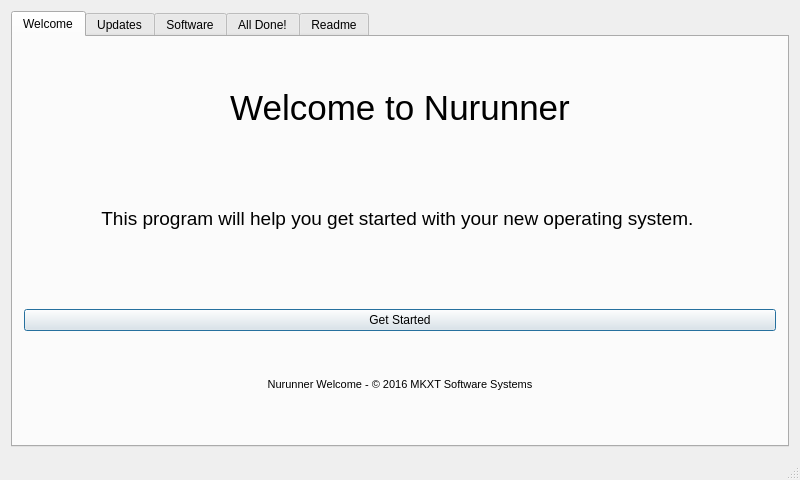
<?xml version="1.0" encoding="UTF-8"?>
<ui version="4.0">
 <class>MainWindow</class>
 <widget class="QMainWindow" name="MainWindow">
  <property name="geometry">
   <rect>
    <x>0</x>
    <y>0</y>
    <width>800</width>
    <height>480</height>
   </rect>
  </property>
  <property name="windowTitle">
   <string>Nurunner Welcome</string>
  </property>
  <widget class="QWidget" name="centralWidget">
   <layout class="QGridLayout" name="gridLayout_2">
    <item row="0" column="0">
     <widget class="QTabWidget" name="tabWidget">
      <property name="tabPosition">
       <enum>QTabWidget::North</enum>
      </property>
      <property name="currentIndex">
       <number>0</number>
      </property>
      <widget class="QWidget" name="tab">
       <attribute name="title">
        <string>Welcome</string>
       </attribute>
       <layout class="QVBoxLayout" name="verticalLayout">
        <item>
         <widget class="QLabel" name="label">
          <property name="sizePolicy">
           <sizepolicy hsizetype="Minimum" vsizetype="Maximum">
            <horstretch>0</horstretch>
            <verstretch>0</verstretch>
           </sizepolicy>
          </property>
          <property name="text">
           <string>&lt;html&gt;&lt;head/&gt;&lt;body&gt;&lt;p align=&quot;center&quot;&gt;&lt;span style=&quot; font-size:26pt;&quot;&gt;Welcome to Nurunner&lt;/span&gt;&lt;/p&gt;&lt;/body&gt;&lt;/html&gt;</string>
          </property>
         </widget>
        </item>
        <item>
         <widget class="QLabel" name="label_2">
          <property name="sizePolicy">
           <sizepolicy hsizetype="Preferred" vsizetype="Maximum">
            <horstretch>0</horstretch>
            <verstretch>0</verstretch>
           </sizepolicy>
          </property>
          <property name="text">
           <string>&lt;html&gt;&lt;head/&gt;&lt;body&gt;&lt;p align=&quot;center&quot;&gt;&lt;span style=&quot; font-size:14pt;&quot;&gt;This program will help you get started with your new operating system. &lt;/span&gt;&lt;/p&gt;&lt;/body&gt;&lt;/html&gt;</string>
          </property>
          <property name="wordWrap">
           <bool>true</bool>
          </property>
         </widget>
        </item>
        <item>
         <widget class="QPushButton" name="pushButton">
          <property name="enabled">
           <bool>true</bool>
          </property>
          <property name="sizePolicy">
           <sizepolicy hsizetype="Preferred" vsizetype="Fixed">
            <horstretch>0</horstretch>
            <verstretch>0</verstretch>
           </sizepolicy>
          </property>
          <property name="autoFillBackground">
           <bool>false</bool>
          </property>
          <property name="text">
           <string>Get Started</string>
          </property>
          <property name="checkable">
           <bool>false</bool>
          </property>
          <property name="autoDefault">
           <bool>false</bool>
          </property>
          <property name="default">
           <bool>true</bool>
          </property>
          <property name="flat">
           <bool>false</bool>
          </property>
         </widget>
        </item>
        <item>
         <widget class="QLabel" name="label_8">
          <property name="sizePolicy">
           <sizepolicy hsizetype="Preferred" vsizetype="Maximum">
            <horstretch>0</horstretch>
            <verstretch>0</verstretch>
           </sizepolicy>
          </property>
          <property name="maximumSize">
           <size>
            <width>16777215</width>
            <height>15</height>
           </size>
          </property>
          <property name="text">
           <string>&lt;html&gt;&lt;head/&gt;&lt;body&gt;&lt;p align=&quot;center&quot;&gt;&lt;span style=&quot; font-size:8pt;&quot;&gt;Nurunner Welcome - © 2016 MKXT Software Systems&lt;/span&gt;&lt;/p&gt;&lt;/body&gt;&lt;/html&gt;</string>
          </property>
         </widget>
        </item>
       </layout>
      </widget>
      <widget class="QWidget" name="tab_2">
       <attribute name="title">
        <string>Updates</string>
       </attribute>
       <layout class="QVBoxLayout" name="verticalLayout_3">
        <item>
         <layout class="QVBoxLayout" name="verticalLayout_2">
          <item>
           <widget class="QLabel" name="label_3">
            <property name="text">
             <string>&lt;html&gt;&lt;head/&gt;&lt;body&gt;&lt;p&gt;&lt;span style=&quot; font-size:12pt;&quot;&gt;Let's update your mirror list and packages. Updating the mirror list will ensure that your update experience is as fast as possible. &lt;/span&gt;&lt;/p&gt;&lt;/body&gt;&lt;/html&gt;</string>
            </property>
            <property name="wordWrap">
             <bool>true</bool>
            </property>
           </widget>
          </item>
         </layout>
        </item>
        <item>
         <layout class="QGridLayout" name="gridLayout_4">
          <item row="0" column="2" colspan="2">
           <spacer name="horizontalSpacer">
            <property name="orientation">
             <enum>Qt::Horizontal</enum>
            </property>
            <property name="sizeHint" stdset="0">
             <size>
              <width>40</width>
              <height>20</height>
             </size>
            </property>
           </spacer>
          </item>
          <item row="2" column="2">
           <spacer name="horizontalSpacer_3">
            <property name="orientation">
             <enum>Qt::Horizontal</enum>
            </property>
            <property name="sizeHint" stdset="0">
             <size>
              <width>40</width>
              <height>20</height>
             </size>
            </property>
           </spacer>
          </item>
          <item row="3" column="0">
           <spacer name="horizontalSpacer_4">
            <property name="orientation">
             <enum>Qt::Horizontal</enum>
            </property>
            <property name="sizeHint" stdset="0">
             <size>
              <width>40</width>
              <height>20</height>
             </size>
            </property>
           </spacer>
          </item>
          <item row="0" column="0">
           <spacer name="horizontalSpacer_2">
            <property name="orientation">
             <enum>Qt::Horizontal</enum>
            </property>
            <property name="sizeHint" stdset="0">
             <size>
              <width>40</width>
              <height>20</height>
             </size>
            </property>
           </spacer>
          </item>
          <item row="2" column="1">
           <widget class="QPushButton" name="softwareUpdateButton">
            <property name="text">
             <string>Update Software</string>
            </property>
           </widget>
          </item>
          <item row="3" column="2">
           <layout class="QHBoxLayout" name="horizontalLayout">
            <item>
             <spacer name="horizontalSpacer_5">
              <property name="orientation">
               <enum>Qt::Horizontal</enum>
              </property>
              <property name="sizeHint" stdset="0">
               <size>
                <width>40</width>
                <height>20</height>
               </size>
              </property>
             </spacer>
            </item>
            <item>
             <widget class="QPushButton" name="gotoIndex2Button">
              <property name="text">
               <string>Next Step!</string>
              </property>
             </widget>
            </item>
           </layout>
          </item>
          <item row="0" column="1">
           <widget class="QPushButton" name="mirrorUpdateButton">
            <property name="text">
             <string>Update Mirrors</string>
            </property>
           </widget>
          </item>
         </layout>
        </item>
       </layout>
      </widget>
      <widget class="QWidget" name="tab_3">
       <attribute name="title">
        <string>Software</string>
       </attribute>
       <layout class="QVBoxLayout" name="verticalLayout_8">
        <item>
         <widget class="QLabel" name="label_7">
          <property name="text">
           <string>&lt;html&gt;&lt;head/&gt;&lt;body&gt;&lt;p&gt;&lt;span style=&quot; font-size:12pt;&quot;&gt;Here you can select any extra software you would like to install. Software here (with the exception of Chromium &amp;amp; Wine) is packaged by the Nurunner team and is delivered via the nurunner-extra repository. &lt;/span&gt;&lt;/p&gt;&lt;/body&gt;&lt;/html&gt;</string>
          </property>
          <property name="wordWrap">
           <bool>true</bool>
          </property>
         </widget>
        </item>
        <item>
         <layout class="QFormLayout" name="formLayout">
          <item row="0" column="0">
           <widget class="QCheckBox" name="chromeCheckbox">
            <property name="text">
             <string>Chromium Web Browser</string>
            </property>
           </widget>
          </item>
          <item row="0" column="1">
           <widget class="QCheckBox" name="chromeWidevineButton">
            <property name="enabled">
             <bool>false</bool>
            </property>
            <property name="sizePolicy">
             <sizepolicy hsizetype="Maximum" vsizetype="Fixed">
              <horstretch>0</horstretch>
              <verstretch>0</verstretch>
             </sizepolicy>
            </property>
            <property name="text">
             <string>Widevine plugin (for DRM video playback)</string>
            </property>
           </widget>
          </item>
          <item row="2" column="0">
           <widget class="QCheckBox" name="dropboxCheckbox">
            <property name="text">
             <string>Dropbox</string>
            </property>
           </widget>
          </item>
          <item row="3" column="0">
           <widget class="QCheckBox" name="megasyncCheckbox">
            <property name="text">
             <string>Megasync</string>
            </property>
           </widget>
          </item>
          <item row="4" column="0">
           <widget class="QCheckBox" name="skypeButton">
            <property name="text">
             <string>Skype for Linux</string>
            </property>
           </widget>
          </item>
          <item row="5" column="0">
           <widget class="QCheckBox" name="vivaldiCheckbox">
            <property name="text">
             <string>Vivaldi Web Browser        </string>
            </property>
           </widget>
          </item>
          <item row="5" column="1">
           <widget class="QCheckBox" name="vivaldiWidevineButton">
            <property name="enabled">
             <bool>false</bool>
            </property>
            <property name="text">
             <string>Widevine plugin</string>
            </property>
           </widget>
          </item>
          <item row="6" column="0">
           <widget class="QCheckBox" name="vscodeButton">
            <property name="text">
             <string>Visual Studio Code</string>
            </property>
           </widget>
          </item>
          <item row="7" column="0">
           <widget class="QCheckBox" name="wineButton">
            <property name="text">
             <string>Wine</string>
            </property>
           </widget>
          </item>
         </layout>
        </item>
        <item>
         <layout class="QHBoxLayout" name="horizontalLayout_13">
          <item>
           <spacer name="horizontalSpacer_6">
            <property name="orientation">
             <enum>Qt::Horizontal</enum>
            </property>
            <property name="sizeHint" stdset="0">
             <size>
              <width>40</width>
              <height>20</height>
             </size>
            </property>
           </spacer>
          </item>
          <item>
           <widget class="QPushButton" name="installSoftwareButton">
            <property name="sizePolicy">
             <sizepolicy hsizetype="Maximum" vsizetype="Fixed">
              <horstretch>0</horstretch>
              <verstretch>0</verstretch>
             </sizepolicy>
            </property>
            <property name="text">
             <string>Install</string>
            </property>
           </widget>
          </item>
          <item>
           <widget class="QPushButton" name="gotoIndex3">
            <property name="text">
             <string>Next</string>
            </property>
           </widget>
          </item>
         </layout>
        </item>
       </layout>
      </widget>
      <widget class="QWidget" name="tab_4">
       <attribute name="title">
        <string>All Done!</string>
       </attribute>
       <layout class="QVBoxLayout" name="verticalLayout_4">
        <item>
         <widget class="QLabel" name="label_5">
          <property name="sizePolicy">
           <sizepolicy hsizetype="Minimum" vsizetype="Maximum">
            <horstretch>0</horstretch>
            <verstretch>0</verstretch>
           </sizepolicy>
          </property>
          <property name="text">
           <string>&lt;html&gt;&lt;head/&gt;&lt;body&gt;&lt;p align=&quot;center&quot;&gt;&lt;span style=&quot; font-size:26pt;&quot;&gt;You're All Set!&lt;/span&gt;&lt;/p&gt;&lt;/body&gt;&lt;/html&gt;</string>
          </property>
         </widget>
        </item>
        <item>
         <widget class="QLabel" name="label_6">
          <property name="sizePolicy">
           <sizepolicy hsizetype="Preferred" vsizetype="Maximum">
            <horstretch>0</horstretch>
            <verstretch>0</verstretch>
           </sizepolicy>
          </property>
          <property name="text">
           <string>&lt;html&gt;&lt;head/&gt;&lt;body&gt;&lt;p align=&quot;center&quot;&gt;&lt;span style=&quot; font-size:14pt;&quot;&gt;Your PC is ready to go. Here are some additional resources to help you out later on.&lt;/span&gt;&lt;/p&gt;&lt;/body&gt;&lt;/html&gt;</string>
          </property>
          <property name="wordWrap">
           <bool>true</bool>
          </property>
         </widget>
        </item>
        <item>
         <layout class="QHBoxLayout" name="horizontalLayout_2">
          <item>
           <widget class="QPushButton" name="readmeButton">
            <property name="text">
             <string>README</string>
            </property>
           </widget>
          </item>
          <item>
           <widget class="QPushButton" name="pushButton_4">
            <property name="text">
             <string>Forums</string>
            </property>
           </widget>
          </item>
          <item>
           <widget class="QPushButton" name="pushButton_5">
            <property name="text">
             <string>GitHub</string>
            </property>
           </widget>
          </item>
         </layout>
        </item>
        <item>
         <widget class="QPushButton" name="pushButton_2">
          <property name="enabled">
           <bool>true</bool>
          </property>
          <property name="sizePolicy">
           <sizepolicy hsizetype="Preferred" vsizetype="Fixed">
            <horstretch>0</horstretch>
            <verstretch>0</verstretch>
           </sizepolicy>
          </property>
          <property name="text">
           <string>Exit</string>
          </property>
         </widget>
        </item>
       </layout>
      </widget>
      <widget class="QWidget" name="tab_5">
       <attribute name="title">
        <string>Readme</string>
       </attribute>
       <layout class="QVBoxLayout" name="verticalLayout_9">
        <item>
         <widget class="QTextEdit" name="textEdit">
          <property name="enabled">
           <bool>true</bool>
          </property>
          <property name="readOnly">
           <bool>true</bool>
          </property>
          <property name="html">
           <string>&lt;!DOCTYPE HTML PUBLIC &quot;-//W3C//DTD HTML 4.0//EN&quot; &quot;http://www.w3.org/TR/REC-html40/strict.dtd&quot;&gt;
&lt;html&gt;&lt;head&gt;&lt;meta name=&quot;qrichtext&quot; content=&quot;1&quot; /&gt;&lt;style type=&quot;text/css&quot;&gt;
p, li { white-space: pre-wrap; }
&lt;/style&gt;&lt;/head&gt;&lt;body style=&quot; font-family:'Noto Sans'; font-size:10pt; font-weight:400; font-style:normal;&quot;&gt;
&lt;p style=&quot; margin-top:0px; margin-bottom:0px; margin-left:0px; margin-right:0px; -qt-block-indent:0; text-indent:0px;&quot;&gt; &lt;/p&gt;
&lt;p style=&quot; margin-top:16px; margin-bottom:12px; margin-left:0px; margin-right:0px; -qt-block-indent:0; text-indent:0px;&quot;&gt;&lt;a name=&quot;content-header&quot;&gt;&lt;/a&gt;&lt;span style=&quot; font-size:x-large; font-weight:600;&quot;&gt;R&lt;/span&gt;&lt;span style=&quot; font-size:x-large; font-weight:600;&quot;&gt;ead Me&lt;/span&gt;                &lt;/p&gt;
&lt;p style=&quot; margin-top:16px; margin-bottom:12px; margin-left:0px; margin-right:0px; -qt-block-indent:0; text-indent:0px;&quot;&gt;&lt;span style=&quot; font-size:x-large; font-weight:600;&quot;&gt;Getting help&lt;/span&gt;                &lt;/p&gt;
&lt;p style=&quot; margin-top:12px; margin-bottom:12px; margin-left:0px; margin-right:0px; -qt-block-indent:0; text-indent:0px;&quot;&gt;Although Nurunner is designed to work as much &amp;quot;out of the box&amp;quot; as possible, we don't claim it's perfect. There can be times when things go wrong, you might have questions and a desire to learn more or just want to personalise it to suit your tastes. This page provides details of some available resources to help you!                &lt;/p&gt;
&lt;p style=&quot; margin-top:14px; margin-bottom:12px; margin-left:0px; margin-right:0px; -qt-block-indent:0; text-indent:0px;&quot;&gt;&lt;span style=&quot; font-size:large; font-weight:600;&quot;&gt;Search the web&lt;/span&gt;                &lt;/p&gt;
&lt;p style=&quot; margin-top:12px; margin-bottom:12px; margin-left:0px; margin-right:0px; -qt-block-indent:0; text-indent:0px;&quot;&gt;Perhaps the first place to look for generic Linux help is by using your favourite search engine. Just include words like 'Linux', 'Nurunner' or 'Arch' in your search query.                &lt;/p&gt;
&lt;p style=&quot; margin-top:12px; margin-bottom:12px; margin-left:0px; margin-right:0px; -qt-block-indent:0; text-indent:0px;&quot;&gt;As Nurunner is based on Arch Linux, guides and tips designed for Arch usually apply to Nurunner too.                &lt;/p&gt;
&lt;p style=&quot; margin-top:14px; margin-bottom:12px; margin-left:0px; margin-right:0px; -qt-block-indent:0; text-indent:0px;&quot;&gt;&lt;span style=&quot; font-size:large; font-weight:600;&quot;&gt;Look in the forums&lt;/span&gt;                &lt;/p&gt;
&lt;p style=&quot; margin-top:12px; margin-bottom:12px; margin-left:0px; margin-right:0px; -qt-block-indent:0; text-indent:0px;&quot;&gt;For specific help with Nurunner we have a dedicated online forum where you can search for topics, or create one yourself! This is probably the next best place to go for collaboration, discussion and assistance. Ask for help, post your thoughts, or outline some suggestions. Don't be shy!                &lt;/p&gt;
&lt;p style=&quot; margin-top:16px; margin-bottom:12px; margin-left:0px; margin-right:0px; -qt-block-indent:0; text-indent:0px;&quot;&gt;&lt;span style=&quot; font-size:x-large; font-weight:600;&quot;&gt;Handling hardware&lt;/span&gt;                &lt;/p&gt;
&lt;p style=&quot; margin-top:12px; margin-bottom:12px; margin-left:0px; margin-right:0px; -qt-block-indent:0; text-indent:0px;&quot;&gt;Nurunner not only supports the use of multiple kernels (selectable from the advanced options at the boot screen), but allows easy access to the very latest bleeding edge kernels as well. This is undertaken through use of the Kernel module in Nurunner's graphical Settings Manager, or via the command line with the MHWD-kernel (Manjaro Hardware Detection) command.                &lt;/p&gt;
&lt;p style=&quot; margin-top:12px; margin-bottom:12px; margin-left:0px; margin-right:0px; -qt-block-indent:0; text-indent:0px;&quot;&gt;These tools will automatically update a newly installed kernel including any modules currently in use with your existing kernel. For example, if you were to update from kernel 3.16 to 3.18, mhwd-kernel would automatically include the 3.18 builds of any and all modules presently used in 3.16. How about that!                &lt;/p&gt;
&lt;p style=&quot; margin-top:12px; margin-bottom:12px; margin-left:0px; margin-right:0px; -qt-block-indent:0; text-indent:0px;&quot;&gt;You can configure your hardware through the Hardware Detection module in the Settings Manager or alternatively with the MHWD cli-application. With these tools you can install for example graphical drivers, free and propritary.                &lt;/p&gt;
&lt;p style=&quot; margin-top:16px; margin-bottom:12px; margin-left:0px; margin-right:0px; -qt-block-indent:0; text-indent:0px;&quot;&gt;&lt;span style=&quot; font-size:x-large; font-weight:600;&quot;&gt;Suggestions&lt;/span&gt;                &lt;/p&gt;
&lt;p style=&quot; margin-top:12px; margin-bottom:12px; margin-left:0px; margin-right:0px; -qt-block-indent:0; text-indent:0px;&quot;&gt;Got a suggestion on how we can make Nurunner better? Found something you want included, or want to help out? Please let us know, by posting your suggestion on the forum.                &lt;/p&gt;
&lt;p style=&quot; margin-top:12px; margin-bottom:12px; margin-left:0px; margin-right:0px; -qt-block-indent:0; text-indent:0px;&quot;&gt;Thank you!                &lt;/p&gt;
&lt;p style=&quot; margin-top:12px; margin-bottom:12px; margin-left:0px; margin-right:0px; -qt-block-indent:0; text-indent:0px;&quot;&gt;We hope you enjoy using Nurunner!&lt;/p&gt;&lt;/body&gt;&lt;/html&gt;</string>
          </property>
         </widget>
        </item>
       </layout>
      </widget>
     </widget>
    </item>
   </layout>
  </widget>
  <widget class="QStatusBar" name="statusBar"/>
 </widget>
 <layoutdefault spacing="6" margin="11"/>
 <resources/>
 <connections/>
</ui>
